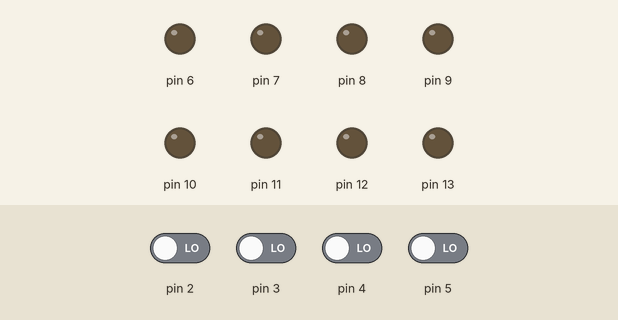
A sketch run on a simulated Arduino Mega 2560, built with avr-gcc and run on an emulated ATmega2560. On the bench: output pins drawn as LEDs (lit = HIGH). The test bench sets the inputs (shaded band); at power-on: pin 2–5 LOW.

Above: at 1.2 s.
1.3 s: pin 2 driven HIGH
At 1.7 s:
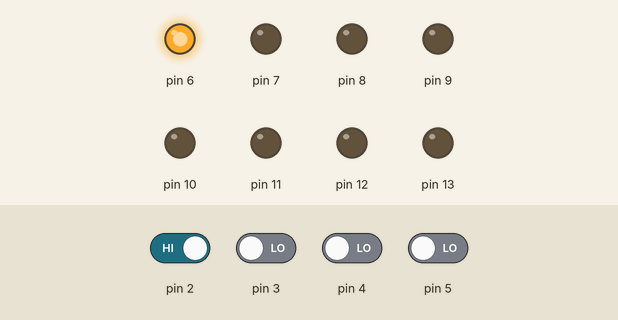
2.8 s: pin 3 driven HIGH
At 4.0 s:
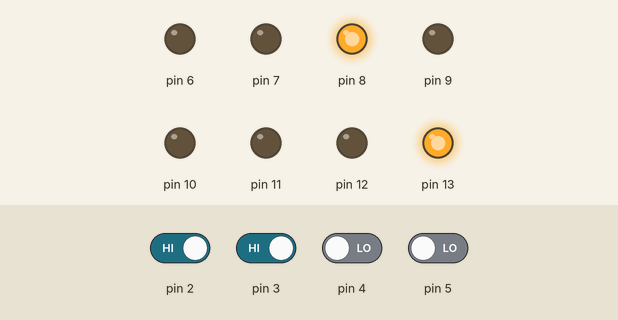
4.3 s: pin 4 driven HIGH
At 5.2 s:
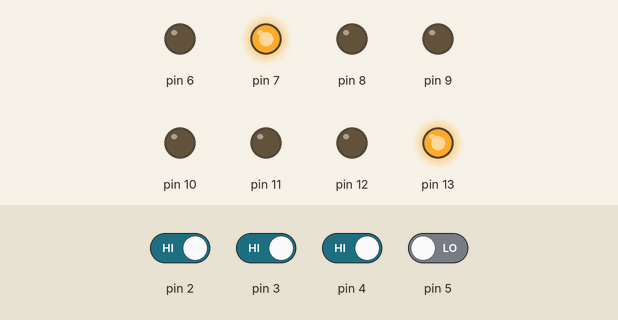
5.8 s: pin 5 driven HIGH
At 6.3 s:
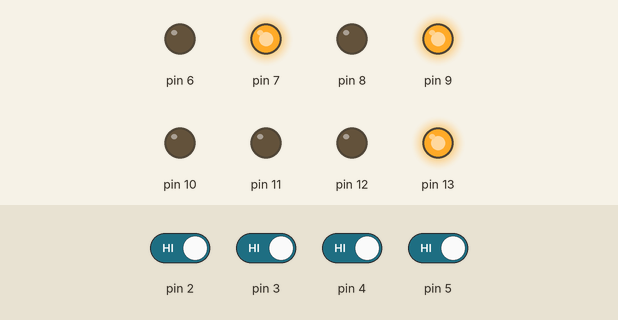
7.3 s: pin 2 driven LOW
At 8.5 s:
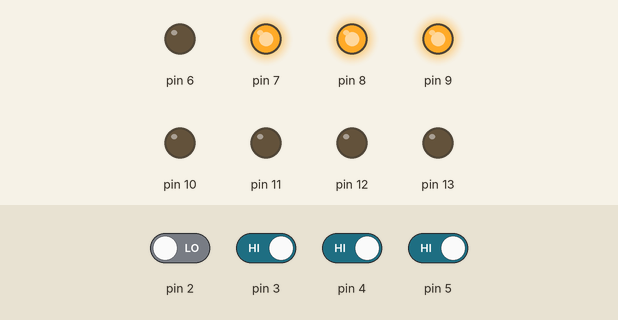
8.8 s: pin 3 driven LOW
At 9.8 s:
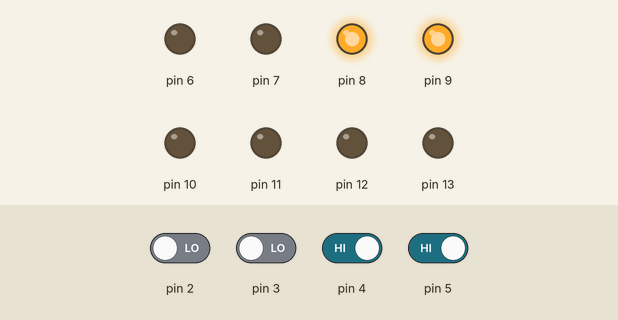
Timing chart, 0 to 11.3 s (numbered marks = the images above; inputs shaded):
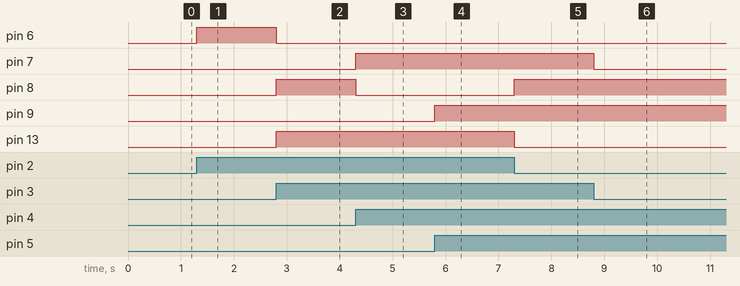

Measured:
- after the input at 1.3 s, pin 6: LOW → HIGH at once
- after the input at 2.8 s, pin 6: HIGH → LOW at once; pin 8, pin 13: LOW → HIGH at once
- after the input at 4.3 s, pin 7: LOW → HIGH at once; pin 8: HIGH → LOW at once
- after the input at 5.8 s, pin 9: LOW → HIGH at once
- after the input at 7.3 s, pin 8: LOW → HIGH at once; pin 13: HIGH → LOW at once
- after the input at 8.8 s, pin 7: HIGH → LOW at once

The sketch:

RD_2DISPLAYS_THUMBSW_CUENTA_1A_15_____E09A___________Y_TAREA.ino
```cpp
byte dato,unidad,decena;    //Definimos las variables a usar
bool bit0,bit1,bit2,bit3;        //Definimos variables del tipo booleano
void setup() {
   pinMode(13,OUTPUT);
   pinMode(12,OUTPUT);
   pinMode(11,OUTPUT);
   pinMode(10,OUTPUT);
   pinMode(9,OUTPUT);
   pinMode(8,OUTPUT);
   pinMode(7,OUTPUT);
   pinMode(6,OUTPUT);
   pinMode(5,INPUT);
   pinMode(4,INPUT);
   pinMode(3,INPUT);
   pinMode(2,INPUT);
   Serial.begin(9600);
}
void loop() {
  //bit3 bit2 bit1 bit0   2 3 4 5
   bit0 = digitalRead(5);
   bit1 = digitalRead(4);
   bit2 = digitalRead(3);
   bit3 = digitalRead(2);
   //Calculamos el dígito ingresado
   dato = bit3*8 + bit2*4 + bit1*2 + bit0;
   unidad = dato%10; // si dato>10 , entonces unidad no sera 0.
   //10.. cero   11... 1 .... 12...2...13...3, 1 2 y 3 son las decenas.
   //sin embargo si trabajo con displays no puedo permitir que 1 2 3 etc llegue a mas de 9..
 // osea no pondre ni de chiste dato > 100. afortunadamente por hardware el thumbswitch tampoco puede superar valores > 15 :)
   //se les quito unidades, asumiendo que dato tiene 2 cifras.
   // y quedaran 4 bits o mas, com osea igual se puede almacenar todos esos en cada pin.
   //Serial.print("hola mundo\n"); // no puedo usar serial print ya que los bits se leen por hardware.
   //Serial.print(unidad); TECNICAMENTE. para compilar esto EN PIZARRA , debo SUBIR EL CODIGO
   //TENIENDO EL ARDUINO MEGA CONECTADO E INSTALADO, SELECCION EL PUERTO COMX CORRESPONDIENTE., NO COMPILARLO.
   //LUEGOP ABRO EL MONITOR SERIE
   //EN HERRAMIENTAS
   // Serial.print("\n");
   // delay(5000);
   digitalWrite(9,unidad%2);
   unidad = unidad/2;
   digitalWrite(8,unidad%2);
   unidad = unidad/2;
   digitalWrite(7,unidad%2);
   unidad = unidad/2;
   digitalWrite(6,unidad%2);
   decena = dato/10;

   digitalWrite(13,decena%2);
   decena = decena/2;
   digitalWrite(12,decena%2);
   decena = decena/2;
   digitalWrite(11,decena%2);
   decena = decena/2;
   digitalWrite(10,decena%2);
}
```
